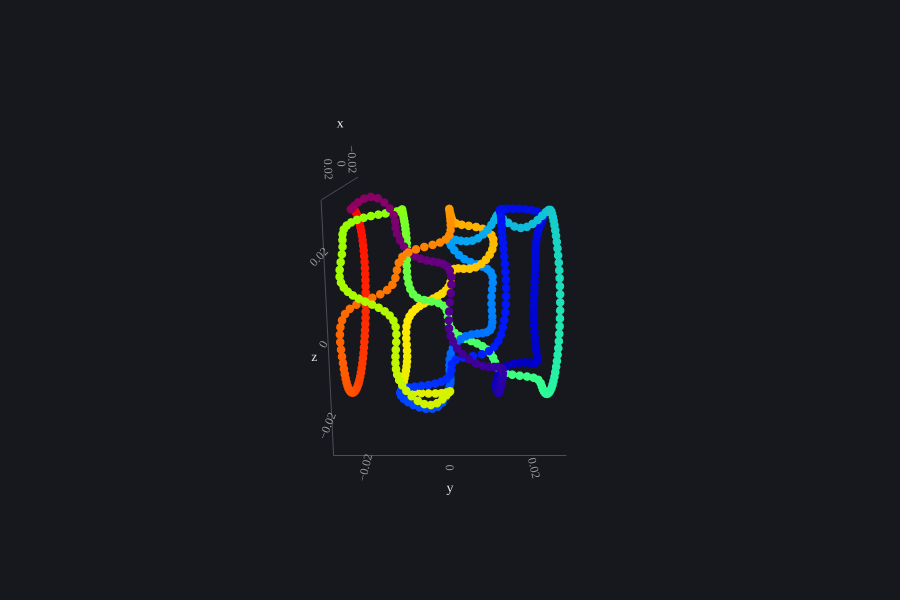

Notebook code for this chart:
### Markdown cell above
### Normalize the knot somewhat - uniform point resampling

n_resample just needs to be cleeearly large enough so that the link lenght is wayy smaller then the current minimal distances between ropes. shouldn't be too hard, except for possibly really complicated knots

### Code cell
from scipy.interpolate import make_splprep

n_resample = 512

def get_ropelength(pts: np.ndarray) -> float:
    with_endpoint = np.concat([pts, pts[0, :][None, :]])
    dists = np.linalg.norm(np.diff(with_endpoint, axis=0), ord=2, axis=1)
    length = np.sum(dists)
    return float(length)

spl, u = make_splprep(x=np.vstack([pts_xyz, pts_xyz[:1]]).T, k=3, s=1.2, bc_type="periodic")
pts_dense = spl(np.linspace(0, 1, n_resample, endpoint=False)).T # resampling with arbitrary number of points

# normalize rope length to 1
ropelen = get_ropelength(pts_dense)
print(f"initial ropelength was: {ropelen}")

pts_dense = (pts_dense / ropelen)
pts_dense = pts_dense - pts_dense.mean(0)
ropelen = get_ropelength(pts_dense)
print(f"after rescaling ropelength is: {ropelen}")

plot_pts(pts_dense, kos=False).show()

### Figure 1 — Plotly figure (JSON) as saved in the notebook; plotly's stock layout.template omitted (floating-point values rounded to 4 significant figures; data arrays with more than 128 entries replaced by an {"elided": "..."} marker saying what was removed)
{"data": [{"marker": {"color": {"elided": "512 int values"}, "colorscale": [[0, "rgb(150,0,90)"], [0.125, "rgb(0,0,200)"], [0.25, "rgb(0,25,255)"], [0.375, "rgb(0,152,255)"], [0.5, "rgb(44,255,150)"], [0.625, "rgb(151,255,0)"], [0.75, "rgb(255,234,0)"], [0.875, "rgb(255,111,0)"], [1, "rgb(255,0,0)"]], "size": 5}, "type": "scatter3d", "x": {"elided": "512 float values"}, "y": {"elided": "512 float values"}, "z": {"elided": "512 float values"}}], "layout": {"height": 600, "scene": {"aspectmode": "data", "camera": {"center": {"x": 0, "y": 0, "z": 0}, "eye": {"x": 3, "y": 0, "z": 0.8}, "up": {"x": -1, "y": 0, "z": 0}}}}}
